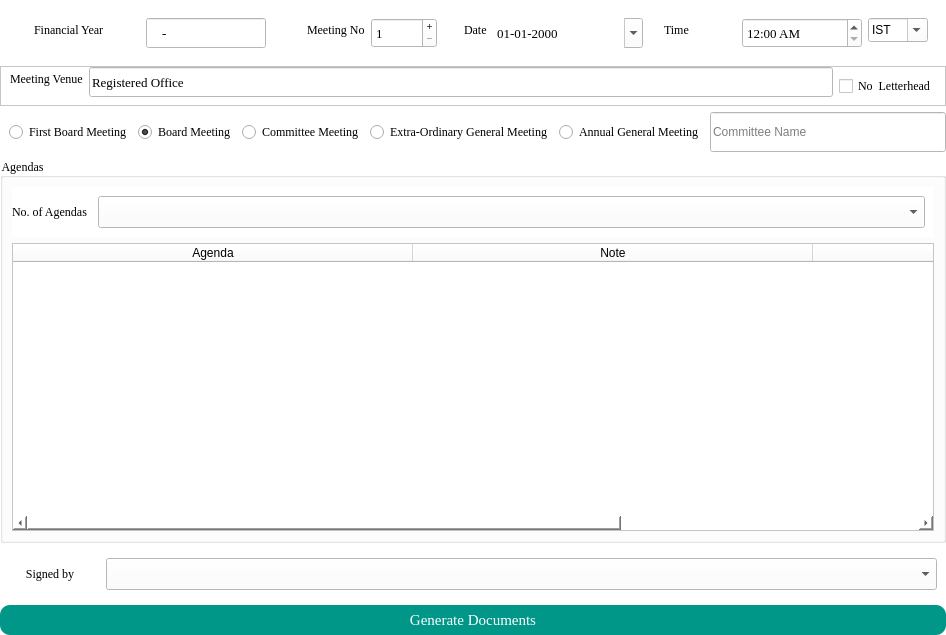
<?xml version="1.0" encoding="UTF-8"?>
<ui version="4.0">
 <class>Form</class>
 <widget class="QWidget" name="Form">
  <property name="geometry">
   <rect>
    <x>0</x>
    <y>0</y>
    <width>946</width>
    <height>635</height>
   </rect>
  </property>
  <property name="windowTitle">
   <string>Form</string>
  </property>
  <property name="styleSheet">
   <string notr="true">background-color: rgb(255, 255, 255);</string>
  </property>
  <layout class="QGridLayout" name="gridLayout">
   <property name="leftMargin">
    <number>0</number>
   </property>
   <property name="topMargin">
    <number>0</number>
   </property>
   <property name="rightMargin">
    <number>0</number>
   </property>
   <property name="bottomMargin">
    <number>0</number>
   </property>
   <item row="4" column="0">
    <widget class="QWidget" name="widget_3" native="true">
     <property name="minimumSize">
      <size>
       <width>0</width>
       <height>40</height>
      </size>
     </property>
     <property name="maximumSize">
      <size>
       <width>16777215</width>
       <height>40</height>
      </size>
     </property>
     <property name="font">
      <font>
       <family>Georgia</family>
       <stylestrategy>PreferAntialias</stylestrategy>
      </font>
     </property>
     <layout class="QHBoxLayout" name="horizontalLayout">
      <property name="leftMargin">
       <number>9</number>
      </property>
      <property name="topMargin">
       <number>0</number>
      </property>
      <property name="rightMargin">
       <number>0</number>
      </property>
      <property name="bottomMargin">
       <number>0</number>
      </property>
      <item>
       <widget class="QRadioButton" name="FBM">
        <property name="font">
         <font>
          <family>Georgia</family>
          <stylestrategy>PreferAntialias</stylestrategy>
         </font>
        </property>
        <property name="text">
         <string>First Board Meeting</string>
        </property>
       </widget>
      </item>
      <item>
       <widget class="QRadioButton" name="BoardMeeting">
        <property name="font">
         <font>
          <family>Georgia</family>
          <stylestrategy>PreferAntialias</stylestrategy>
         </font>
        </property>
        <property name="text">
         <string>Board Meeting</string>
        </property>
        <property name="checked">
         <bool>true</bool>
        </property>
       </widget>
      </item>
      <item>
       <widget class="QRadioButton" name="Committe">
        <property name="font">
         <font>
          <family>Georgia</family>
          <stylestrategy>PreferAntialias</stylestrategy>
         </font>
        </property>
        <property name="text">
         <string>Committee Meeting</string>
        </property>
       </widget>
      </item>
      <item>
       <widget class="QRadioButton" name="EGM">
        <property name="font">
         <font>
          <family>Georgia</family>
          <stylestrategy>PreferAntialias</stylestrategy>
         </font>
        </property>
        <property name="text">
         <string>Extra-Ordinary General Meeting</string>
        </property>
       </widget>
      </item>
      <item>
       <widget class="QRadioButton" name="AGM">
        <property name="font">
         <font>
          <family>Georgia</family>
          <stylestrategy>PreferAntialias</stylestrategy>
         </font>
        </property>
        <property name="text">
         <string>Annual General Meeting</string>
        </property>
       </widget>
      </item>
      <item>
       <widget class="QLineEdit" name="commiteeName">
        <property name="enabled">
         <bool>false</bool>
        </property>
        <property name="sizePolicy">
         <sizepolicy hsizetype="Expanding" vsizetype="Expanding">
          <horstretch>0</horstretch>
          <verstretch>0</verstretch>
         </sizepolicy>
        </property>
        <property name="placeholderText">
         <string>Committee Name</string>
        </property>
       </widget>
      </item>
     </layout>
    </widget>
   </item>
   <item row="5" column="0">
    <widget class="QGroupBox" name="groupBox">
     <property name="font">
      <font>
       <family>Georgia</family>
       <stylestrategy>PreferAntialias</stylestrategy>
      </font>
     </property>
     <property name="title">
      <string>Agendas</string>
     </property>
     <layout class="QGridLayout" name="gridLayout_3">
      <item row="1" column="0">
       <widget class="QTableWidget" name="AgendaTable">
        <property name="font">
         <font>
          <family>Georgia</family>
          <stylestrategy>PreferAntialias</stylestrategy>
         </font>
        </property>
        <property name="dragEnabled">
         <bool>true</bool>
        </property>
        <attribute name="horizontalHeaderVisible">
         <bool>true</bool>
        </attribute>
        <attribute name="horizontalHeaderMinimumSectionSize">
         <number>200</number>
        </attribute>
        <attribute name="horizontalHeaderDefaultSectionSize">
         <number>400</number>
        </attribute>
        <attribute name="horizontalHeaderStretchLastSection">
         <bool>true</bool>
        </attribute>
        <column>
         <property name="text">
          <string>Agenda</string>
         </property>
        </column>
        <column>
         <property name="text">
          <string>Note</string>
         </property>
        </column>
        <column>
         <property name="text">
          <string>Action</string>
         </property>
        </column>
       </widget>
      </item>
      <item row="0" column="0">
       <widget class="QWidget" name="widget_4" native="true">
        <property name="maximumSize">
         <size>
          <width>16777215</width>
          <height>50</height>
         </size>
        </property>
        <property name="font">
         <font>
          <family>Georgia</family>
          <stylestrategy>PreferAntialias</stylestrategy>
         </font>
        </property>
        <layout class="QGridLayout" name="gridLayout_4">
         <property name="leftMargin">
          <number>0</number>
         </property>
         <item row="0" column="0">
          <widget class="QLabel" name="label_6">
           <property name="maximumSize">
            <size>
             <width>80</width>
             <height>16777215</height>
            </size>
           </property>
           <property name="font">
            <font>
             <family>Georgia</family>
             <pointsize>9</pointsize>
             <stylestrategy>PreferAntialias</stylestrategy>
            </font>
           </property>
           <property name="text">
            <string>No. of Agendas</string>
           </property>
          </widget>
         </item>
         <item row="0" column="1">
          <widget class="QComboBox" name="AgendaNos">
           <property name="sizePolicy">
            <sizepolicy hsizetype="Preferred" vsizetype="Expanding">
             <horstretch>0</horstretch>
             <verstretch>0</verstretch>
            </sizepolicy>
           </property>
           <property name="minimumSize">
            <size>
             <width>0</width>
             <height>20</height>
            </size>
           </property>
           <property name="font">
            <font>
             <family>Georgia</family>
             <stylestrategy>PreferAntialias</stylestrategy>
            </font>
           </property>
           <property name="styleSheet">
            <string notr="true">color: rgb(0, 0, 0);</string>
           </property>
          </widget>
         </item>
        </layout>
       </widget>
      </item>
     </layout>
    </widget>
   </item>
   <item row="6" column="0">
    <widget class="QWidget" name="widget_5" native="true">
     <property name="minimumSize">
      <size>
       <width>0</width>
       <height>0</height>
      </size>
     </property>
     <property name="maximumSize">
      <size>
       <width>16777215</width>
       <height>50</height>
      </size>
     </property>
     <property name="font">
      <font>
       <family>Georgia</family>
       <stylestrategy>PreferAntialias</stylestrategy>
      </font>
     </property>
     <layout class="QGridLayout" name="gridLayout_5">
      <property name="leftMargin">
       <number>0</number>
      </property>
      <property name="topMargin">
       <number>9</number>
      </property>
      <property name="rightMargin">
       <number>9</number>
      </property>
      <property name="bottomMargin">
       <number>9</number>
      </property>
      <item row="0" column="1">
       <widget class="QComboBox" name="Signedby">
        <property name="sizePolicy">
         <sizepolicy hsizetype="Preferred" vsizetype="Expanding">
          <horstretch>0</horstretch>
          <verstretch>0</verstretch>
         </sizepolicy>
        </property>
        <property name="font">
         <font>
          <family>Georgia</family>
          <stylestrategy>PreferAntialias</stylestrategy>
         </font>
        </property>
       </widget>
      </item>
      <item row="0" column="0">
       <widget class="QLabel" name="label_7">
        <property name="maximumSize">
         <size>
          <width>100</width>
          <height>16777215</height>
         </size>
        </property>
        <property name="font">
         <font>
          <family>Georgia</family>
          <stylestrategy>PreferAntialias</stylestrategy>
         </font>
        </property>
        <property name="text">
         <string>Signed by</string>
        </property>
        <property name="alignment">
         <set>Qt::AlignCenter</set>
        </property>
       </widget>
      </item>
     </layout>
    </widget>
   </item>
   <item row="2" column="0">
    <widget class="QWidget" name="widget_9" native="true">
     <property name="minimumSize">
      <size>
       <width>0</width>
       <height>50</height>
      </size>
     </property>
     <property name="maximumSize">
      <size>
       <width>16777215</width>
       <height>60</height>
      </size>
     </property>
     <property name="font">
      <font>
       <family>Georgia</family>
       <stylestrategy>PreferAntialias</stylestrategy>
      </font>
     </property>
     <layout class="QHBoxLayout" name="horizontalLayout_3">
      <item>
       <widget class="QWidget" name="widget_6" native="true">
        <property name="minimumSize">
         <size>
          <width>0</width>
          <height>0</height>
         </size>
        </property>
        <property name="maximumSize">
         <size>
          <width>300</width>
          <height>16777215</height>
         </size>
        </property>
        <property name="font">
         <font>
          <family>Georgia</family>
          <stylestrategy>PreferAntialias</stylestrategy>
         </font>
        </property>
        <layout class="QHBoxLayout" name="horizontalLayout_2">
         <item>
          <widget class="QLabel" name="label">
           <property name="minimumSize">
            <size>
             <width>90</width>
             <height>0</height>
            </size>
           </property>
           <property name="maximumSize">
            <size>
             <width>90</width>
             <height>16777215</height>
            </size>
           </property>
           <property name="font">
            <font>
             <family>Georgia</family>
             <stylestrategy>PreferAntialias</stylestrategy>
            </font>
           </property>
           <property name="text">
            <string>Financial Year</string>
           </property>
          </widget>
         </item>
         <item>
          <widget class="QLineEdit" name="fy">
           <property name="sizePolicy">
            <sizepolicy hsizetype="Expanding" vsizetype="Expanding">
             <horstretch>0</horstretch>
             <verstretch>0</verstretch>
            </sizepolicy>
           </property>
           <property name="minimumSize">
            <size>
             <width>120</width>
             <height>30</height>
            </size>
           </property>
           <property name="maximumSize">
            <size>
             <width>120</width>
             <height>30</height>
            </size>
           </property>
           <property name="font">
            <font>
             <family>Georgia</family>
             <pointsize>10</pointsize>
             <stylestrategy>PreferAntialias</stylestrategy>
            </font>
           </property>
           <property name="inputMask">
            <string>9999-99</string>
           </property>
          </widget>
         </item>
        </layout>
       </widget>
      </item>
      <item>
       <widget class="QWidget" name="widget_7" native="true">
        <property name="font">
         <font>
          <family>Georgia</family>
          <stylestrategy>PreferAntialias</stylestrategy>
         </font>
        </property>
        <layout class="QFormLayout" name="formLayout_2">
         <item row="0" column="0">
          <widget class="QLabel" name="label_8">
           <property name="font">
            <font>
             <family>Georgia</family>
             <stylestrategy>PreferAntialias</stylestrategy>
            </font>
           </property>
           <property name="text">
            <string>Meeting No</string>
           </property>
          </widget>
         </item>
         <item row="0" column="1">
          <widget class="QSpinBox" name="MeetingNo">
           <property name="sizePolicy">
            <sizepolicy hsizetype="Minimum" vsizetype="Expanding">
             <horstretch>0</horstretch>
             <verstretch>0</verstretch>
            </sizepolicy>
           </property>
           <property name="minimumSize">
            <size>
             <width>0</width>
             <height>30</height>
            </size>
           </property>
           <property name="maximumSize">
            <size>
             <width>16777215</width>
             <height>30</height>
            </size>
           </property>
           <property name="font">
            <font>
             <family>Georgia</family>
             <pointsize>10</pointsize>
             <stylestrategy>PreferAntialias</stylestrategy>
            </font>
           </property>
           <property name="wrapping">
            <bool>false</bool>
           </property>
           <property name="buttonSymbols">
            <enum>QAbstractSpinBox::PlusMinus</enum>
           </property>
           <property name="minimum">
            <number>1</number>
           </property>
           <property name="maximum">
            <number>999999</number>
           </property>
           <property name="value">
            <number>1</number>
           </property>
          </widget>
         </item>
        </layout>
       </widget>
      </item>
      <item>
       <widget class="QWidget" name="widget_12" native="true">
        <property name="font">
         <font>
          <family>Georgia</family>
          <stylestrategy>PreferAntialias</stylestrategy>
         </font>
        </property>
        <layout class="QFormLayout" name="formLayout_6">
         <property name="labelAlignment">
          <set>Qt::AlignCenter</set>
         </property>
         <property name="formAlignment">
          <set>Qt::AlignHCenter|Qt::AlignTop</set>
         </property>
         <item row="0" column="0">
          <widget class="QLabel" name="label_3">
           <property name="font">
            <font>
             <family>Georgia</family>
             <stylestrategy>PreferAntialias</stylestrategy>
            </font>
           </property>
           <property name="text">
            <string>Date</string>
           </property>
          </widget>
         </item>
         <item row="0" column="1">
          <widget class="QDateEdit" name="DateSelection">
           <property name="minimumSize">
            <size>
             <width>150</width>
             <height>30</height>
            </size>
           </property>
           <property name="maximumSize">
            <size>
             <width>150</width>
             <height>16777215</height>
            </size>
           </property>
           <property name="font">
            <font>
             <family>Georgia</family>
             <pointsize>10</pointsize>
             <stylestrategy>PreferAntialias</stylestrategy>
            </font>
           </property>
           <property name="frame">
            <bool>false</bool>
           </property>
           <property name="buttonSymbols">
            <enum>QAbstractSpinBox::UpDownArrows</enum>
           </property>
           <property name="accelerated">
            <bool>false</bool>
           </property>
           <property name="correctionMode">
            <enum>QAbstractSpinBox::CorrectToPreviousValue</enum>
           </property>
           <property name="showGroupSeparator" stdset="0">
            <bool>true</bool>
           </property>
           <property name="currentSection">
            <enum>QDateTimeEdit::YearSection</enum>
           </property>
           <property name="displayFormat">
            <string>dd-MM-yyyy</string>
           </property>
           <property name="calendarPopup">
            <bool>true</bool>
           </property>
           <property name="currentSectionIndex">
            <number>2</number>
           </property>
          </widget>
         </item>
        </layout>
       </widget>
      </item>
      <item>
       <widget class="QWidget" name="widget_11" native="true">
        <property name="minimumSize">
         <size>
          <width>120</width>
          <height>0</height>
         </size>
        </property>
        <property name="maximumSize">
         <size>
          <width>400</width>
          <height>16777215</height>
         </size>
        </property>
        <property name="font">
         <font>
          <family>Georgia</family>
          <stylestrategy>PreferAntialias</stylestrategy>
         </font>
        </property>
        <layout class="QHBoxLayout" name="horizontalLayout_5">
         <item>
          <widget class="QLabel" name="label_4">
           <property name="font">
            <font>
             <family>Georgia</family>
             <stylestrategy>PreferAntialias</stylestrategy>
            </font>
           </property>
           <property name="text">
            <string>Time</string>
           </property>
          </widget>
         </item>
         <item>
          <widget class="QTimeEdit" name="TimeSelect">
           <property name="minimumSize">
            <size>
             <width>120</width>
             <height>30</height>
            </size>
           </property>
           <property name="maximumSize">
            <size>
             <width>120</width>
             <height>16777215</height>
            </size>
           </property>
           <property name="font">
            <font>
             <family>Georgia</family>
             <pointsize>10</pointsize>
             <stylestrategy>PreferAntialias</stylestrategy>
            </font>
           </property>
           <property name="frame">
            <bool>true</bool>
           </property>
           <property name="displayFormat">
            <string>h:mm AP</string>
           </property>
          </widget>
         </item>
         <item>
          <widget class="QComboBox" name="TMZ">
           <property name="sizePolicy">
            <sizepolicy hsizetype="Expanding" vsizetype="Expanding">
             <horstretch>0</horstretch>
             <verstretch>0</verstretch>
            </sizepolicy>
           </property>
           <property name="maximumSize">
            <size>
             <width>60</width>
             <height>16777215</height>
            </size>
           </property>
           <property name="editable">
            <bool>true</bool>
           </property>
           <item>
            <property name="text">
             <string>IST</string>
            </property>
           </item>
           <item>
            <property name="text">
             <string>GMT</string>
            </property>
           </item>
           <item>
            <property name="text">
             <string>AST</string>
            </property>
           </item>
           <item>
            <property name="text">
             <string>ET</string>
            </property>
           </item>
          </widget>
         </item>
        </layout>
       </widget>
      </item>
     </layout>
    </widget>
   </item>
   <item row="7" column="0">
    <widget class="QWidget" name="widget" native="true">
     <property name="sizePolicy">
      <sizepolicy hsizetype="Preferred" vsizetype="Preferred">
       <horstretch>0</horstretch>
       <verstretch>0</verstretch>
      </sizepolicy>
     </property>
     <property name="minimumSize">
      <size>
       <width>0</width>
       <height>30</height>
      </size>
     </property>
     <property name="maximumSize">
      <size>
       <width>16777215</width>
       <height>50</height>
      </size>
     </property>
     <property name="font">
      <font>
       <family>Georgia</family>
       <stylestrategy>PreferAntialias</stylestrategy>
      </font>
     </property>
     <layout class="QGridLayout" name="gridLayout_2">
      <property name="leftMargin">
       <number>0</number>
      </property>
      <property name="topMargin">
       <number>0</number>
      </property>
      <property name="rightMargin">
       <number>0</number>
      </property>
      <property name="bottomMargin">
       <number>0</number>
      </property>
      <item row="0" column="1" rowspan="2">
       <widget class="QPushButton" name="GenerateNotice">
        <property name="sizePolicy">
         <sizepolicy hsizetype="Minimum" vsizetype="Expanding">
          <horstretch>0</horstretch>
          <verstretch>0</verstretch>
         </sizepolicy>
        </property>
        <property name="minimumSize">
         <size>
          <width>0</width>
          <height>0</height>
         </size>
        </property>
        <property name="font">
         <font>
          <family>Georgia</family>
          <pointsize>11</pointsize>
          <stylestrategy>PreferAntialias</stylestrategy>
         </font>
        </property>
        <property name="styleSheet">
         <string notr="true">background-color:rgb(0,150,136);
color: rgb(255, 255, 255);
border-radius:10;</string>
        </property>
        <property name="text">
         <string>Generate Documents</string>
        </property>
       </widget>
      </item>
     </layout>
    </widget>
   </item>
   <item row="3" column="0">
    <widget class="QFrame" name="frame">
     <property name="minimumSize">
      <size>
       <width>0</width>
       <height>40</height>
      </size>
     </property>
     <property name="maximumSize">
      <size>
       <width>16777215</width>
       <height>40</height>
      </size>
     </property>
     <property name="frameShape">
      <enum>QFrame::StyledPanel</enum>
     </property>
     <property name="frameShadow">
      <enum>QFrame::Raised</enum>
     </property>
     <layout class="QHBoxLayout" name="horizontalLayout_4">
      <property name="leftMargin">
       <number>9</number>
      </property>
      <property name="topMargin">
       <number>0</number>
      </property>
      <property name="bottomMargin">
       <number>0</number>
      </property>
      <item>
       <widget class="QWidget" name="widget_8" native="true">
        <property name="font">
         <font>
          <family>Georgia</family>
          <stylestrategy>PreferAntialias</stylestrategy>
         </font>
        </property>
        <layout class="QFormLayout" name="formLayout_3">
         <property name="leftMargin">
          <number>0</number>
         </property>
         <property name="topMargin">
          <number>0</number>
         </property>
         <property name="rightMargin">
          <number>0</number>
         </property>
         <property name="bottomMargin">
          <number>0</number>
         </property>
         <item row="0" column="0">
          <widget class="QLabel" name="label_5">
           <property name="font">
            <font>
             <family>Georgia</family>
             <stylestrategy>PreferAntialias</stylestrategy>
            </font>
           </property>
           <property name="text">
            <string>Meeting Venue</string>
           </property>
          </widget>
         </item>
         <item row="0" column="1">
          <widget class="QLineEdit" name="VenueSelect">
           <property name="minimumSize">
            <size>
             <width>0</width>
             <height>30</height>
            </size>
           </property>
           <property name="font">
            <font>
             <family>Georgia</family>
             <pointsize>10</pointsize>
             <stylestrategy>PreferAntialias</stylestrategy>
            </font>
           </property>
           <property name="text">
            <string>Registered Office</string>
           </property>
          </widget>
         </item>
        </layout>
       </widget>
      </item>
      <item>
       <widget class="QCheckBox" name="isLetterhead">
        <property name="font">
         <font>
          <family>Georgia</family>
          <stylestrategy>PreferAntialias</stylestrategy>
         </font>
        </property>
        <property name="text">
         <string>No  Letterhead</string>
        </property>
        <property name="checked">
         <bool>false</bool>
        </property>
       </widget>
      </item>
     </layout>
    </widget>
   </item>
  </layout>
 </widget>
 <resources/>
 <connections/>
</ui>
